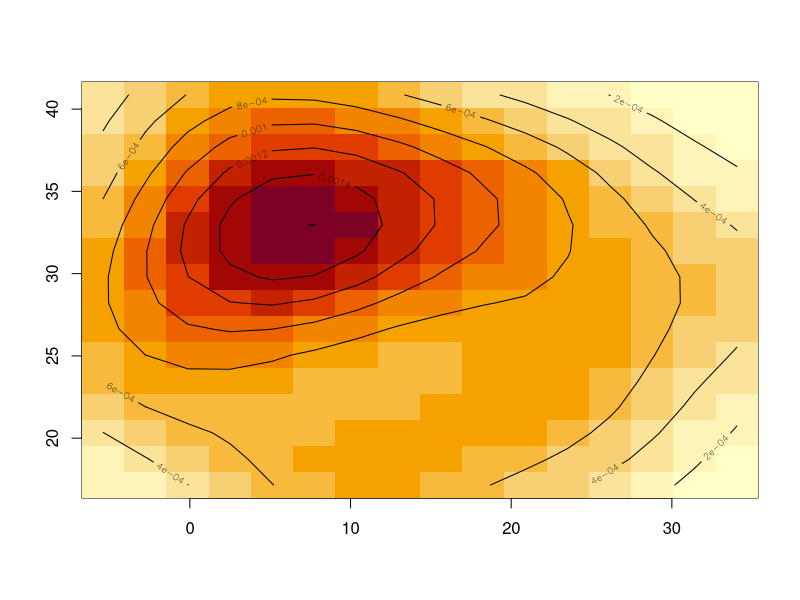
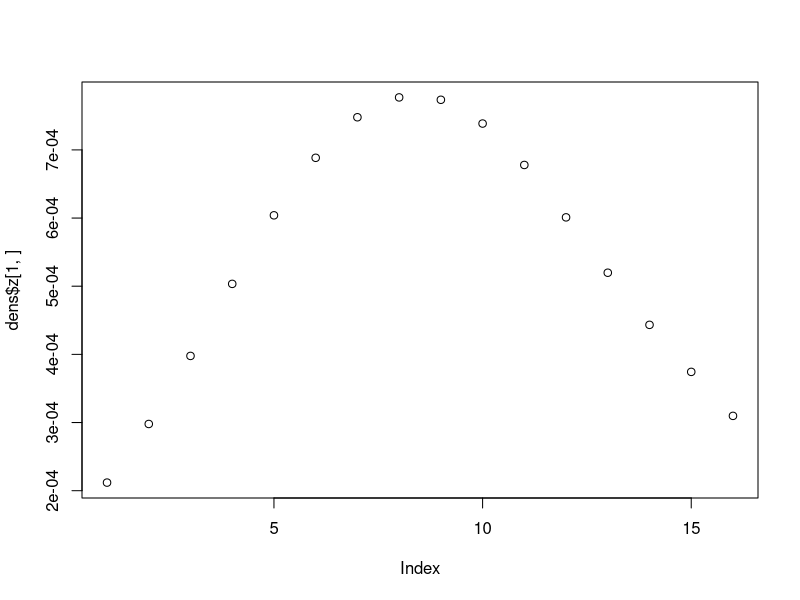

These figures' R source, in order: (Note: this script raises an error after producing the figures.)
library(readxl)
library(ggplot2)
library(dplyr)
library(MASS)

set.seed(0)
x = rnorm(15, 10.0, 10.0)
y = rnorm(15, 30.0, 10.0)

df = cbind.data.frame(x,y)

dens = kde2d(x, y, n = 16)

image(dens) 
contour(dens, add=T)

str(dens$z)
plot(dens$z[1,])

gr <- data.frame(with(dens, expand.grid(x,y)), as.vector(dens$z))
names(gr) <- c("xgr", "ygr", "zgr")
mod <- loess(zgr~xgr*ygr, data=gr)

summary(mod)

df$pointdens <- predict(mod, newdata=data.frame(xgr=df[,1], ygr=df[,2]))
print(df$pointdens)
sum(df$pointdens)

subset(df, df$pointdens == max(df$pointdens,na.rm=T))

gr$preds <- predict(mod, newdata=data.frame(xgr=gr[,1], ygr=gr[,2]))
print(gr$preds)
sum(gr$preds)

subset(gr, gr$preds == max(gr$preds,na.rm=T))

df$pointdens <- df$pointdens/sum(gr$preds)

gr$preds <- gr$preds/sum(gr$preds)

center <- subset(gr, gr$preds == max(gr$preds,na.rm=T))

gr_countour <- subset(gr,gr$xgr == max(gr$xgr) | gr$ygr == max(gr$ygr) | gr$xgr == min(gr$xgr) | gr$ygr == min(gr$ygr))
v <-  gr$preds
df$pointdens3 <- unlist(lapply(df$pointdens, function(x) 1-sum(v[v<=x], na.rm=T)))
df$pointdens2 <- apply(df,1,function(x) ifelse(is.na(x[6]) == T, distance_extension(x, gr_countour,center), 
  as.numeric(x[6])))

distance_extension <- function(x, gr_countour,center) {
  return(1)
}

diff(1:10, 2)


# +-----------------------------------------------------------------------------
kernel_parenclitic_kde <- function(df) {
  set.seed(1)
  df_train_0 <- df
  dens <- try(MASS::kde2d(df_train_0[,1],df_train_0[,2]))
  if(class(dens)  != "try-error") {
    gr <- data.frame(with(dens, expand.grid(x,y)), as.vector(dens$z))
    names(gr) <- c("xgr", "ygr", "zgr")
    mod <- loess(zgr~xgr*ygr, data=gr)
    
    df$pointdens <- predict(mod, newdata=data.frame(xgr=df[,1], ygr=df[,2]))
    
    gr$preds <- predict(mod, newdata=data.frame(xgr=gr[,1], ygr=gr[,2]))
    df$pointdens <- df$pointdens/sum(gr$preds)
    gr$preds <- gr$preds/sum(gr$preds)
    
    center <- subset(gr, gr$preds == max(gr$preds,na.rm=T))
    gr$dist_to_center <- sqrt((gr$xgr - as.numeric(center[1,1]))**2 + (gr$ygr - as.numeric(center[1,2]))**2)
    
    
    gr_countour <- subset(gr,gr$xgr == max(gr$xgr) | gr$ygr == max(gr$ygr) | gr$xgr == min(gr$xgr) | gr$ygr == min(gr$ygr))
    v <-  gr$preds
    df$pointdens3 <- unlist(lapply(df$pointdens, function(x) 1-sum(v[v<=x], na.rm=T)))
    
    df$pointdens2 <- apply(df,1,function(x) ifelse(is.na(x[6]) == T, distance_extension(x, gr_countour,center), as.numeric(x[6])))
  } else {
    df$pointdens2 = 0
  }
  return(df$pointdens2)
}

distance_extension <- function(x, gr_countour,center) {
  return(1)
}
# +-----------------------------------------------------------------------------

kernel_parenclitic_kde(df)
